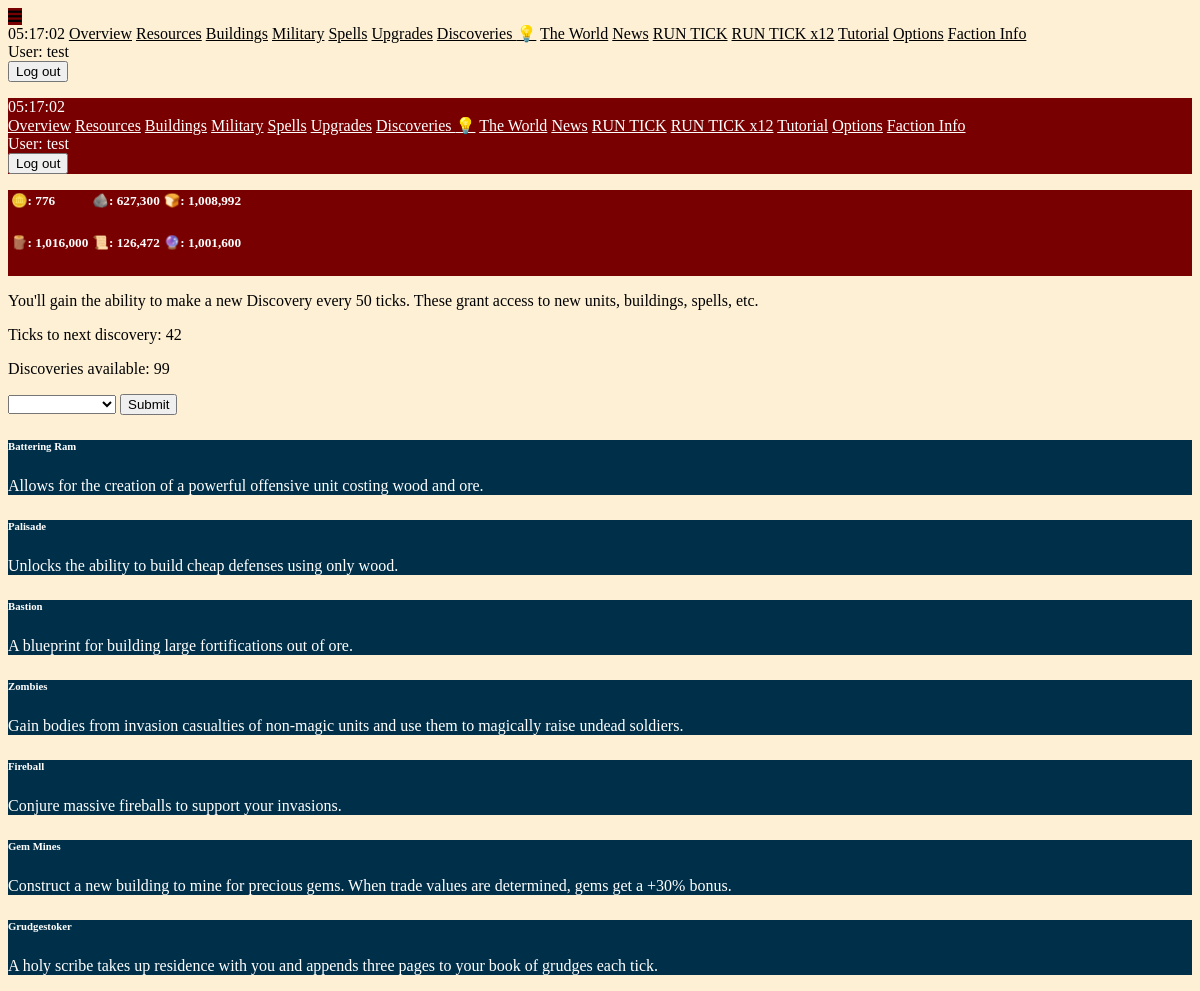
Page /discoveries (signed in) on the committed database.
### maingame/models.py (models this page shows, shortened)
class Player(models.Model):
    associated_user = models.OneToOneField(User, on_delete=models.CASCADE, null=True, blank=True, unique=True)
    name = models.CharField(max_length=50, null=True, blank=True, unique=True)
    timezone = models.CharField(max_length=50, default="UTC")
    is_starving = models.BooleanField(default=False)
    has_unread_events = models.BooleanField(default=False)
    protection_ticks_remaining = models.IntegerField(default=72)
    complacency = models.IntegerField(default=0)
    has_tick_units = models.BooleanField(default=False)
    show_tutorials = models.BooleanField(default=True)
    theme = models.CharField(max_length=50, null=True, blank=True, default="ODA")
    is_abandoned = models.BooleanField(default=False)
    use_am_pm = models.BooleanField(default=True)
    acres = models.IntegerField(default=100)
    incoming_acres_dict = models.JSONField(default=dict, blank=True)
    primary_resource_name = models.CharField(max_length=50, null=True, blank=True)
    primary_resource_per_acre = models.IntegerField(default=0)
    building_primary_resource_name = models.CharField(max_length=50, null=True, blank=True)
    building_secondary_resource_name = models.CharField(max_length=50, null=True, blank=True)
    building_primary_cost_per_acre = models.IntegerField(default=100)
    building_secondary_cost_per_acre = models.IntegerField(default=10)
    upgrade_cost = models.IntegerField(default=300)
    upgrade_exponent = models.FloatField(default=1.03, null=True, blank=True)
    perk_dict = models.JSONField(default=dict, blank=True)
    faction_name = models.CharField(max_length=50, null=True, blank=True)
    discovery_points = models.IntegerField(default=0)
    available_discoveries = models.JSONField(default=list, blank=True)
    learned_discoveries = models.JSONField(default=list, blank=True)
    last_sold_resource_name = models.CharField(max_length=50, null=True, blank=True)
    last_bought_resource_name = models.CharField(max_length=50, null=True, blank=True)
    @property
    def barren_acres(self):
        barren_acres = self.acres
        for building in Building.objects.filter(ruler=self):
            barren_acres -= building.quantity
        return barren_acres
    @property
    def header_rows(self):
        iterator = -1
        row_number = 0
        header_rows = {}
        for resource in Resource.objects.filter(ruler=self):
            iterator += 1
            if iterator % math.ceil(Resource.objects.filter(ruler=self).count() / 2) == 0:
                row_number += 1
                header_rows[str(row_number)] = []
            readout = f"{resource.icon}: {int(resource.quantity):,}"
            tooltip = resource.name
            header_rows[str(row_number)].append({
                "readout": readout,
                "tooltip": tooltip
            })
        return header_rows
    @property
    def ticks_to_next_discovery(self):
        return max(0, 50 - self.discovery_points % 50)
    @property
    def discoveries_to_make(self):
        return int(self.discovery_points / 50)

class Discovery(models.Model):
    name = models.CharField(max_length=50, null=True, blank=True)
    description = models.CharField(max_length=500, null=True, blank=True)
    requirement = models.CharField(max_length=50, null=True, blank=True)

### maingame/views.py (the view)
# urls.py: path("discoveries", views.discoveries, name="discoveries"),
@login_required
def discoveries(request):
    try:
        player = Player.objects.get(associated_user=request.user)
    except:
        return redirect("register")
    available_discoveries = []
    for discovery_name in player.available_discoveries:
        available_discoveries.append(Discovery.objects.get(name=discovery_name))
    context = {
        "available_discoveries": available_discoveries,
    }
    return render(request, "maingame/discoveries.html", context)

### maingame/context_processors/context_processors.py (called while the page is built)
def player_context_processor(request):
    active_player = None
    if request.user.is_authenticated:
        active_player = Player.objects.filter(associated_user=request.user).first()
    return {
        "active_player": active_player,
        "round": Round.objects.first(),
    }

### maingame/templates/maingame/discoveries.html (shortened to what this page needs)
{% extends "base.html" %}
{% load humanize %}
{% block content %}
<div>
    {% if active_player.show_tutorials %}
    <p>
        You'll gain the ability to make a new Discovery every 50 ticks. These grant access to new units, buildings, spells, etc.
    </p>
    {% endif %}
    <p>Ticks to next discovery: {{ active_player.ticks_to_next_discovery }}</p>
    <p>Discoveries available: {{ active_player.discoveries_to_make }}</p>
    <form action="{% url 'submit_discovery' %}" method="post" class="">
        <div class="u-center u-flex u-gap-4 mt-2" style="width: fit-content">
            <select name="discovery_name" class="w-32 h-6 u-center">
                <option selected></option>
                {% for discovery in available_discoveries %}
                <option value="{{ discovery.name }}">{{ discovery.name }}</option>
                {% endfor %}
            </select>
            <button class="btn-light w-16 h-6 p-0 u-center" type="submit" {% if active_player.discoveries_to_make < 1 %}disabled{% endif %}>
                <span class="font-bold">Submit</span>
            </button>
        </div>
    </form>
    <div class="u-flex u-flex-wrap u-gap-2">
        {% for discovery in available_discoveries %}
        <div class="card card_colors p-1 w-48">
            <h6>{{ discovery.name }}</h6>
            <p>{{ discovery.description }}</p>
        </div>
        {% endfor %}
    </div>
</div>
{% endblock %}

### templates/sidebar_links.html (shortened to what this page needs)
{% if active_player %}
<a href="{% url 'overview' active_player.id %}" class="">Overview</a>
<a href="{% url 'resources' %}" class="">Resources</a>
<a href="{% url 'buildings' %}" class="">Buildings{% if active_player.barren_acres > 0 %} ⚠️{% endif %}</a>
<a href="{% url 'military' %}" class="">Military</a>
<a href="{% url 'spells' %}" class="">Spells</a>
<a href="{% url 'upgrades' %}" class="">Upgrades</a>
<a href="{% url 'discoveries' %}" class="">Discoveries{% if active_player.discovery_points >= 50 %} 💡{% endif %}</a>
<a href="{% url 'world' %}" class="">The World</a>
<a href="{% url 'news' %}" class="">News{% if active_player.has_unread_events > 0 %} ⚠️{% endif %}</a>
<a href="{% url 'run_tick_view' 1 %}" class=" mt-12">RUN TICK</a>
<a href="{% url 'run_tick_view' 12 %}" class="">RUN TICK x12</a>
{% if active_player.show_tutorials %}
<a href="{% url 'tutorial' %}" class="">Tutorial</a>
{% endif %}
<a href="{% url 'options' %}" class="">Options</a>
{% endif %}
<a href="{% url 'faction_info' %}" class="">Faction Info</a>
<form action="{% url 'logout' %}" method="post" class="mt-8">
    <div class="u-flex u-flex-column u-gap-0">
        <span class="text-xs my-0">User: {{ user.username }}</span>
    </div>
    <button type="submit" class="px-1 py-0 w-12 h-4">
        <span class="font-bold">Log out</span>
    </button>
</form>

### rows in the picture
Player: ticks_to_next_discovery "42", discoveries_to_make "99"
Discovery: name "Battering Ram", description "Allows for the creation of a powerful offensive unit costing wood and ore."
Discovery: name "Palisade", description "Unlocks the ability to build cheap defenses using only wood."
Discovery: name "Bastion", description "A blueprint for building large fortifications out of ore."
Discovery: name "Zombies", description "Gain bodies from invasion casualties of non-magic units and use them to magically raise undead soldiers."
Discovery: name "Fireball", description "Conjure massive fireballs to support your invasions."
Discovery: name "Gem Mines", description "Construct a new building to mine for precious gems. When trade values are determined, gems get a +30% bonus."
Discovery: name "Grudgestoker", description "A holy scribe takes up residence with you and appends three pages to your book of grudges each tick."

### other values in the picture
{{ user.username }} "test test"
{{ resource_readout.readout }} "🪙: 776" "🪨: 627,300" "🍞: 1,008,992" "🪵: 1,016,000" "📜: 126,472" "🔮: 1,001,600"
